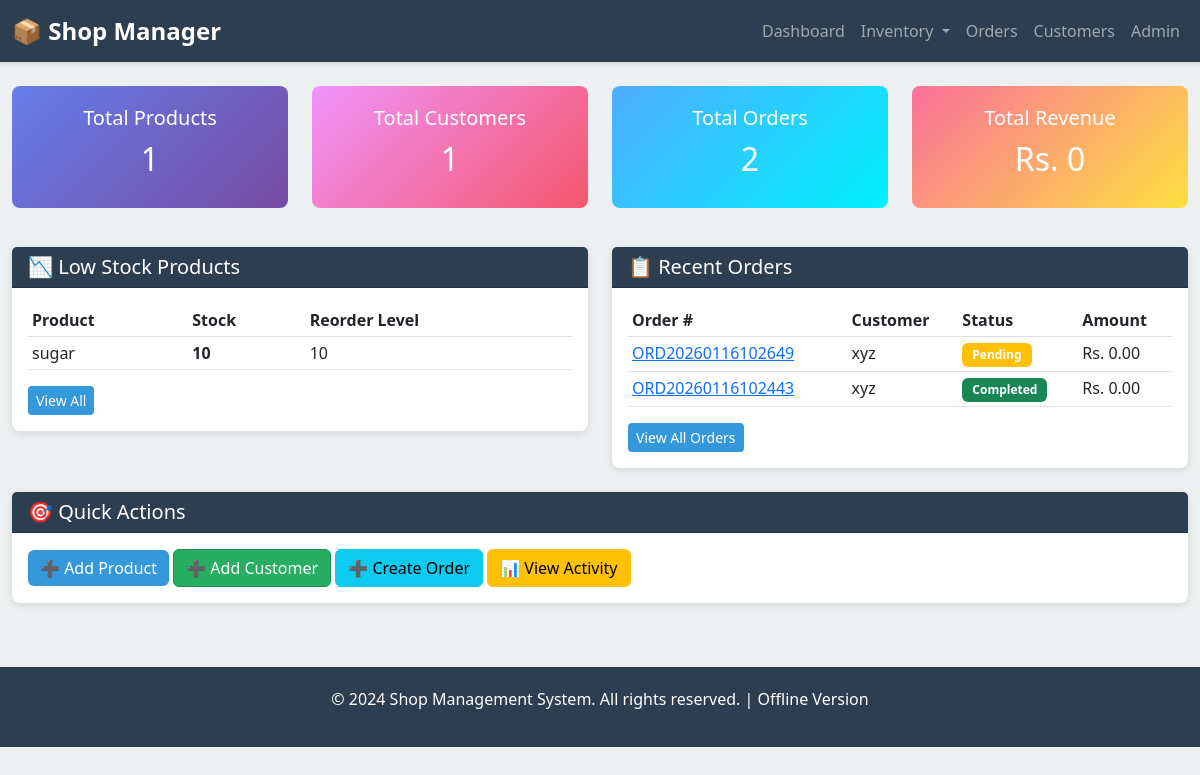
The page / on the database its author committed.
### inventory/models.py (models this page shows, shortened)
class Product(models.Model):
    name = models.CharField(max_length=200)
    sku = models.CharField(max_length=50, unique=True)
    category = models.ForeignKey(Category, on_delete=models.SET_NULL, null=True, blank=True)
    description = models.TextField(blank=True)
    purchase_price = models.DecimalField(max_digits=10, decimal_places=2)
    selling_price = models.DecimalField(max_digits=10, decimal_places=2)
    quantity_in_stock = models.IntegerField(default=0)
    reorder_level = models.IntegerField(default=10)
    is_active = models.BooleanField(default=True)
    created_at = models.DateTimeField(auto_now_add=True)
    updated_at = models.DateTimeField(auto_now=True)

class Order(models.Model):
    ORDER_STATUS_CHOICES = [
        ('pending', 'Pending'),
        ('confirmed', 'Confirmed'),
        ('completed', 'Completed'),
        ('cancelled', 'Cancelled'),
    ]
    order_number = models.CharField(max_length=50, unique=True)
    customer = models.ForeignKey(Customer, on_delete=models.SET_NULL, null=True)
    status = models.CharField(max_length=20, choices=ORDER_STATUS_CHOICES, default='pending')
    total_amount = models.DecimalField(max_digits=12, decimal_places=2, default=0)
    discount = models.DecimalField(max_digits=10, decimal_places=2, default=0)
    tax = models.DecimalField(max_digits=10, decimal_places=2, default=0)
    net_amount = models.DecimalField(max_digits=12, decimal_places=2, default=0)
    notes = models.TextField(blank=True)
    created_at = models.DateTimeField(auto_now_add=True)
    updated_at = models.DateTimeField(auto_now=True)

class Customer(models.Model):
    name = models.CharField(max_length=200)
    phone = models.CharField(max_length=20, blank=True)
    email = models.EmailField(blank=True)
    address = models.TextField(blank=True)
    city = models.CharField(max_length=100, blank=True)
    created_at = models.DateTimeField(auto_now_add=True)

### inventory/views.py (the view)
# urls.py: path('', views.dashboard, name='dashboard'),
def dashboard(request):
    total_products = Product.objects.count()
    total_customers = Customer.objects.count()
    total_orders = Order.objects.count()
    revenue = Order.objects.filter(status='completed').aggregate(Sum('net_amount'))['net_amount__sum'] or 0
    low_stock = Product.objects.filter(quantity_in_stock__lte=models.F('reorder_level'))
    recent_orders = Order.objects.all().order_by('-created_at')[:10]
    context = {
        'total_products': total_products,
        'total_customers': total_customers,
        'total_orders': total_orders,
        'revenue': revenue,
        'low_stock': low_stock,
        'recent_orders': recent_orders,
    }
    return render(request, 'inventory/dashboard.html', context)

### templates/inventory/dashboard.html (shortened to what this page needs)
{% extends 'base.html' %}
{% block content %}
<div class="row mb-4">
    <div class="col-md-3 col-sm-6">
        <div class="stat-card primary">
            <h5>Total Products</h5>
            <h3>{{ total_products }}</h3>
        </div>
    </div>
    <div class="col-md-3 col-sm-6">
        <div class="stat-card success">
            <h5>Total Customers</h5>
            <h3>{{ total_customers }}</h3>
        </div>
    </div>
    <div class="col-md-3 col-sm-6">
        <div class="stat-card info">
            <h5>Total Orders</h5>
            <h3>{{ total_orders }}</h3>
        </div>
    </div>
    <div class="col-md-3 col-sm-6">
        <div class="stat-card warning">
            <h5>Total Revenue</h5>
            <h3>Rs. {{ revenue|floatformat:0 }}</h3>
        </div>
    </div>
</div>
<div class="row">
    <div class="col-lg-6">
        <div class="card">
            <div class="card-header">
                <h5 class="mb-0">📉 Low Stock Products</h5>
            </div>
            <div class="card-body">
                {% if low_stock %}
                    <div class="table-responsive">
                        <table class="table table-sm table-hover">
                            <thead>
                                <tr>
                                    <th>Product</th>
                                    <th>Stock</th>
                                    <th>Reorder Level</th>
                                </tr>
                            </thead>
                            <tbody>
                                {% for product in low_stock %}
                                <tr>
                                    <td>{{ product.name }}</td>
                                    <td><strong>{{ product.quantity_in_stock }}</strong></td>
                                    <td>{{ product.reorder_level }}</td>
                                </tr>
                                {% endfor %}
                            </tbody>
                        </table>
                    </div>
                    <a href="{% url 'low-stock' %}" class="btn btn-sm btn-primary">View All</a>
                {% else %}
                    <p class="text-muted">All products are well-stocked.</p>
                {% endif %}
            </div>
        </div>
    </div>
    <div class="col-lg-6">
        <div class="card">
            <div class="card-header">
                <h5 class="mb-0">📋 Recent Orders</h5>
            </div>
            <div class="card-body">
                {% if recent_orders %}
                    <div class="table-responsive">
                        <table class="table table-sm table-hover">
                            <thead>
                                <tr>
                                    <th>Order #</th>
                                    <th>Customer</th>
                                    <th>Status</th>
                                    <th>Amount</th>
                                </tr>
                            </thead>
                            <tbody>
                                {% for order in recent_orders %}
                                <tr>
                                    <td><a href="{% url 'order-detail' order.pk %}">{{ order.order_number }}</a></td>
                                    <td>{{ order.customer.name }}</td>
                                    <td>
                                        {% if order.status == 'completed' %}
                                            <span class="badge bg-success">Completed</span>
                                        {% elif order.status == 'confirmed' %}
                                            <span class="badge bg-info">Confirmed</span>
                                        {% elif order.status == 'pending' %}
                                            <span class="badge bg-warning">Pending</span>
                                        {% else %}
                                            <span class="badge bg-danger">{{ order.get_status_display }}</span>
                                        {% endif %}
                                    </td>
                                    <td>Rs. {{ order.net_amount|floatformat:2 }}</td>
                                </tr>
                                {% endfor %}
                            </tbody>
                        </table>
                    </div>
                    <a href="{% url 'order-list' %}" class="btn btn-sm btn-primary">View All Orders</a>
                {% else %}
                    <p class="text-muted">No orders yet.</p>
                {% endif %}
            </div>
        </div>
    </div>
</div>
<div class="row mt-4">
    <div class="col-12">
        <div class="card">
            <div class="card-header">
                <h5 class="mb-0">🎯 Quick Actions</h5>
            </div>
            <div class="card-body">
                <a href="{% url 'product-create' %}" class="btn btn-primary">➕ Add Product</a>
                <a href="{% url 'customer-create' %}" class="btn btn-success">➕ Add Customer</a>
                <a href="{% url 'order-create' %}" class="btn btn-info">➕ Create Order</a>
                <a href="{% url 'inventory-logs' %}" class="btn btn-warning">📊 View Activity</a>
            </div>
        </div>
    </div>
</div>
{% endblock %}

### templates/base.html (shortened to what this page needs)
<!DOCTYPE html>
<html lang="en">
<head>
    <link href="https://cdn.jsdelivr.net/npm/bootstrap@5.3.0/dist/css/bootstrap.min.css" rel="stylesheet">
</head>
<body>
    <nav class="navbar navbar-expand-lg navbar-dark sticky-top">
        <div class="container-fluid">
            <a class="navbar-brand" href="{% url 'dashboard' %}">
                <strong>📦 Shop Manager</strong>
            </a>
            <div class="collapse navbar-collapse" id="navbarNav">
                <ul class="navbar-nav ms-auto">
                    <li class="nav-item">
                        <a class="nav-link" href="{% url 'dashboard' %}">Dashboard</a>
                    </li>
                    <li class="nav-item dropdown">
                        <a class="nav-link dropdown-toggle" href="#" id="inventoryDropdown" role="button" data-bs-toggle="dropdown">
                            Inventory
                        </a>
                    </li>
                    <li class="nav-item">
                        <a class="nav-link" href="{% url 'order-list' %}">Orders</a>
                    </li>
                    <li class="nav-item">
                        <a class="nav-link" href="{% url 'customer-list' %}">Customers</a>
                    </li>
                    <li class="nav-item">
                        <a class="nav-link" href="/admin/">Admin</a>
                    </li>
                </ul>
            </div>
        </div>
    </nav>
    <div class="container-fluid py-4">
        {% block content %}{% endblock %}
    </div>
    <footer>
        <p>&copy; 2024 Shop Management System. All rights reserved. | Offline Version</p>
    </footer>
</body>
</html>

### templates/base.html (style rules this page uses)
:root { --primary-color: #2c3e50; --secondary-color: #3498db; --success-color: #27ae60; --danger-color: #e74c3c; --warning-color: #f39c12; }
body { background-color: #ecf0f1; font-family: 'Segoe UI', Tahoma, Geneva, Verdana, sans-serif; }
.navbar { background-color: var(--primary-color) !important; box-shadow: 0 2px 4px rgba(0,0,0,0.1); }
.navbar-brand { font-weight: bold; font-size: 1.5rem; }
.card { border: none; box-shadow: 0 2px 8px rgba(0,0,0,0.1); border-radius: 8px; }
.card-header { background-color: var(--primary-color); color: white; border-radius: 8px 8px 0 0; }
.btn-primary { background-color: var(--secondary-color); border: none; }
.btn-success { background-color: var(--success-color); }
.table { background-color: white; }
.badge { padding: 6px 10px; }
.stat-card { padding: 20px; border-radius: 8px; color: white; text-align: center; margin-bottom: 15px; }
.stat-card.primary { background: linear-gradient(135deg, #667eea 0%, #764ba2 100%); }
.stat-card.success { background: linear-gradient(135deg, #f093fb 0%, #f5576c 100%); }
.stat-card.info { background: linear-gradient(135deg, #4facfe 0%, #00f2fe 100%); }
.stat-card.warning { background: linear-gradient(135deg, #fa709a 0%, #fee140 100%); }
.stat-card h3 { font-size: 2rem; margin: 10px 0; }
footer { background-color: var(--primary-color); color: white; text-align: center; padding: 20px; margin-top: 40px; }

### rows shown on the page
Product: name "sugar", quantity_in_stock "10", reorder_level "10"
Order: order_number "ORD20260116102649", customer.name "xyz", status "Pending", net_amount "0.00"
Order: order_number "ORD20260116102443", customer.name "xyz", status "Completed", net_amount "0.00"

### other values the page prints
{{ total_products }} "1"
{{ total_customers }} "1"
{{ total_orders }} "2"
{{ revenue|floatformat:0 }} "0"
